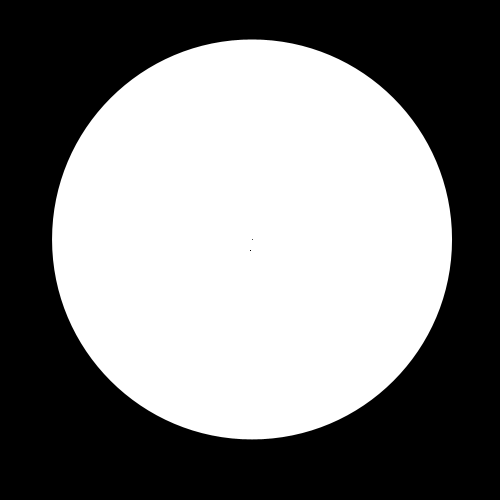
Frame 1 (no input)
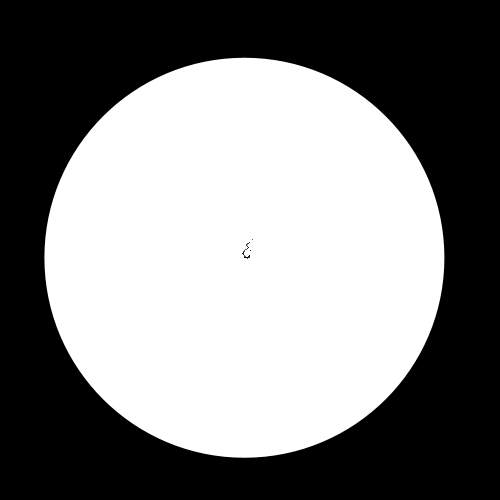
Frame 60 (the mouse pressed at the canvas centre just before this capture)
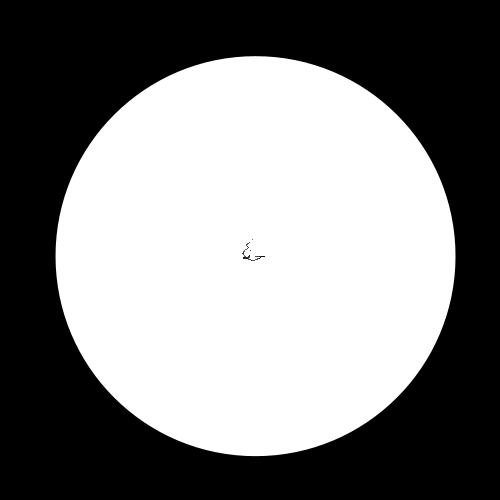
Frame 120 (the mouse held since frame 60 and released just before this capture)

The Processing sketch that drew these frames (run headless with seeded random() and noise(); from frame 60 on, the mouse is pressed at the canvas centre):

// Processing sketch: PerlinNoise
// ── PerlinNoise.pde
float t1, t2;
float[] x = new float[500];
float[] y = new float[500];
int n = 0;

void setup() {
  size(500, 500);
}

void draw() {
  background(0);
  t1 = millis()/1000.0000;
  t2 = millis()/1000.0000 + 1000;
  x[n] = map(noise(t1), 0, 1, -25, 25);
  y[n] = map(noise(t2), 0, 1, -25, 25);
  noStroke();
  ellipse(250 + x[n], 250 + y[n], 400, 400);

  for (int i=0; i!=500; ++i) {
    stroke(map((n-i+500)%500, 0, 500, 0, 256));
    point(250+x[i], 250+y[i]);
  }
  n = (n+1)%500;
}
